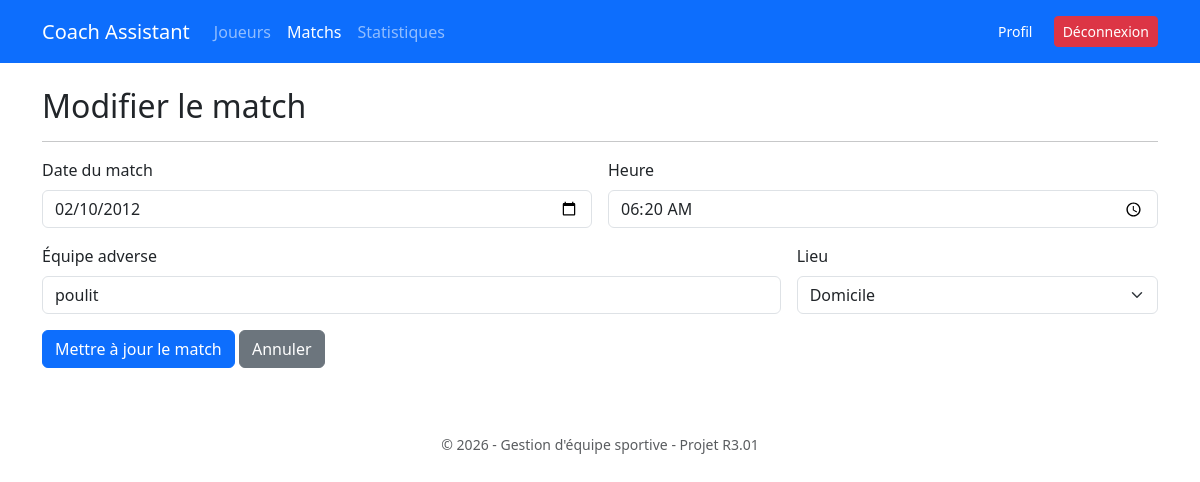
Screenshot of /index.php?page=matchs&action=edit&id=2 (signed in) with the database file from the repository.
### tables this page shows
CREATE TABLE `match_rencontre` (
  `id_match` int(11) NOT NULL,
  `date_heure` datetime NOT NULL,
  `nom_equipe_adverse` varchar(100) NOT NULL,
  `lieu_rencontre` enum('Domicile','Exterieur') NOT NULL,
  `resultat_equipe` int(11) DEFAULT NULL,
  `resultat_adverse` int(11) DEFAULT NULL
);

### controllers/MatchController.php (called while the page is built, shortened)
<?php
class MatchController {
    public function modifier() {
        $id_match = $_GET['id'];
        $matchModel = new MatchModel();
        $match = $matchModel->getMatchById($id_match);
        require_once "../views/layout.php";
    }
}
?>

### config/DBConnection.php (called while the page is built)
<?php
class DBConnection {
    private static $instance = null;
    private $pdo;
    private function __construct() {
        $host = 'localhost';
        $dbname = 'gestion_sport';
        $user = 'root';
        $pass = '';
        try {
            $this->pdo = new PDO("mysql:host=$host;dbname=$dbname;charset=utf8", $user, $pass);
            $this->pdo->setAttribute(PDO::ATTR_ERRMODE, PDO::ERRMODE_EXCEPTION);
            $this->pdo->setAttribute(PDO::ATTR_DEFAULT_FETCH_MODE, PDO::FETCH_ASSOC);
        } catch (PDOException $e) {
            die("Erreur connexion DB: " . $e->getMessage());
        }
    }
    public static function getInstance() {
        if (self::$instance === null) {
            self::$instance = new DBConnection();
        }
        return self::$instance;
    }
    public function getPDO() {
        return $this->pdo;
    }
}
?>

### models/MatchModel.php (called while the page is built, shortened)
<?php
class MatchModel {
    private $pdo;
    public function __construct() {
        $this->pdo = DBConnection::getInstance()->getPDO();
    }
    public function getMatchById($id) {
        $sql = "SELECT * FROM match_rencontre WHERE id_match = :id";
        $stmt = $this->pdo->prepare($sql);
        $stmt->execute([':id' => $id]);
        return $stmt->fetch();
    }
}
?>

### views/matchs/modifier.php (the view, shortened to what this page needs)
<form action="" method="post" class="row g-3">
    <div class="col-md-6">
        <label for="date" class="form-label">Date du match</label>
        <input type="date" class="form-control" name="date" required
               value="<?= date('Y-m-d', strtotime($match['date_heure'])) ?>">
    </div>
    <div class="col-md-6">
        <label for="heure" class="form-label">Heure</label>
        <input type="time" class="form-control" name="heure" required
               value="<?= date('H:i', strtotime($match['date_heure'])) ?>">
    </div>
    <div class="col-md-8">
        <label for="adversaire" class="form-label">Équipe adverse</label>
        <input type="text" class="form-control" name="adversaire" required
               value="<?= htmlspecialchars($match['nom_equipe_adverse']) ?>">
    </div>
    <div class="col-md-4">
        <label for="lieu" class="form-label">Lieu</label>
        <select class="form-select" name="lieu">
            <option value="Domicile" <?= $match['lieu_rencontre'] == 'Domicile' ? 'selected' : '' ?>>Domicile</option>
        </select>
    </div>
    <div class="col-12">
        <button type="submit" class="btn btn-primary">Mettre à jour le match</button>
        <a href="index.php?page=matchs&action=liste" class="btn btn-secondary">Annuler</a>
    </div>
</form>

### rows the page displays
match_rencontre: date "02/10/2012", heure "06:20", adversaire "poulit", lieu "Domicile"

### other values shown
$titre "Modifier le match"
